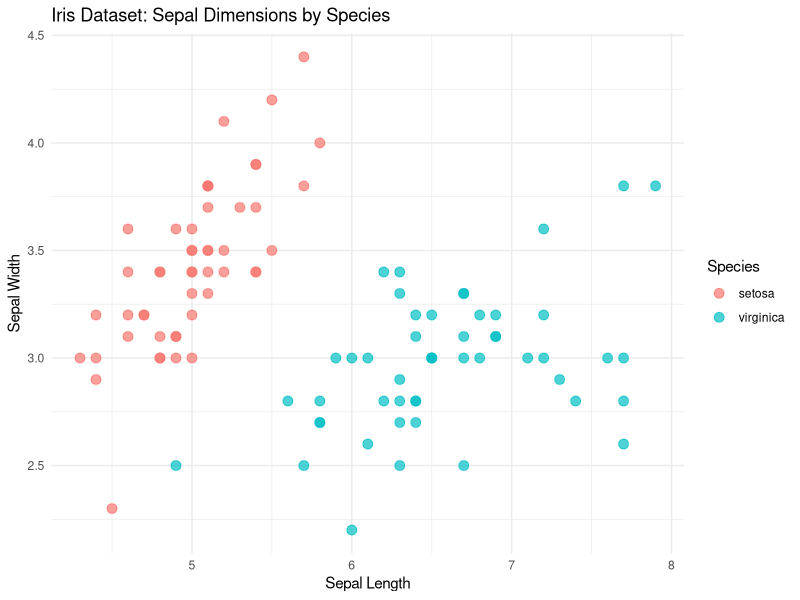
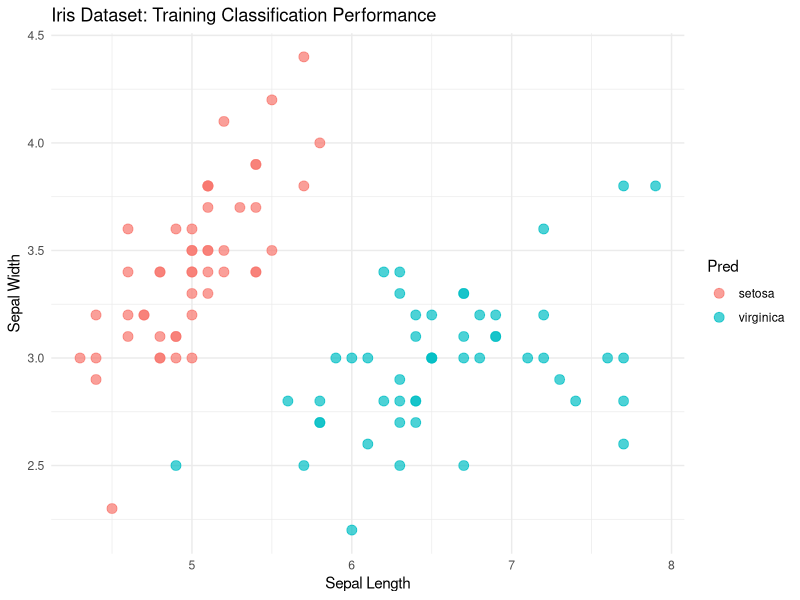
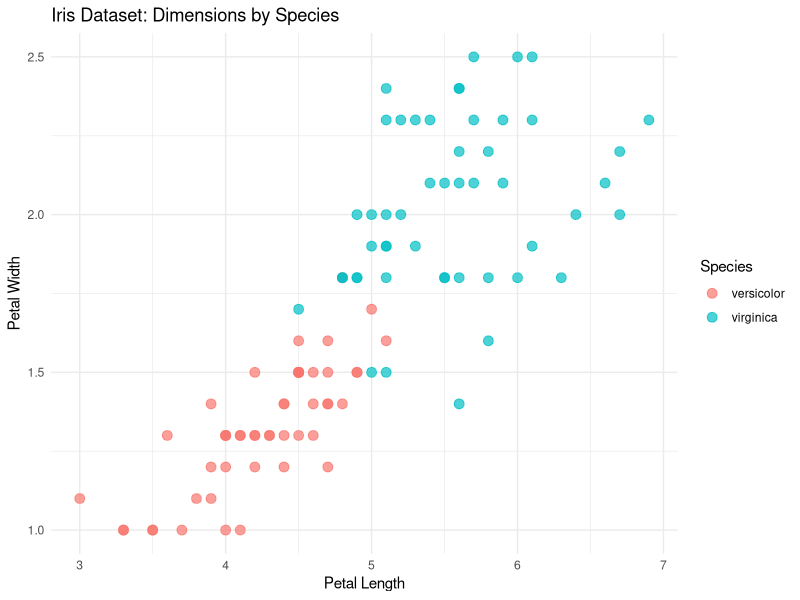
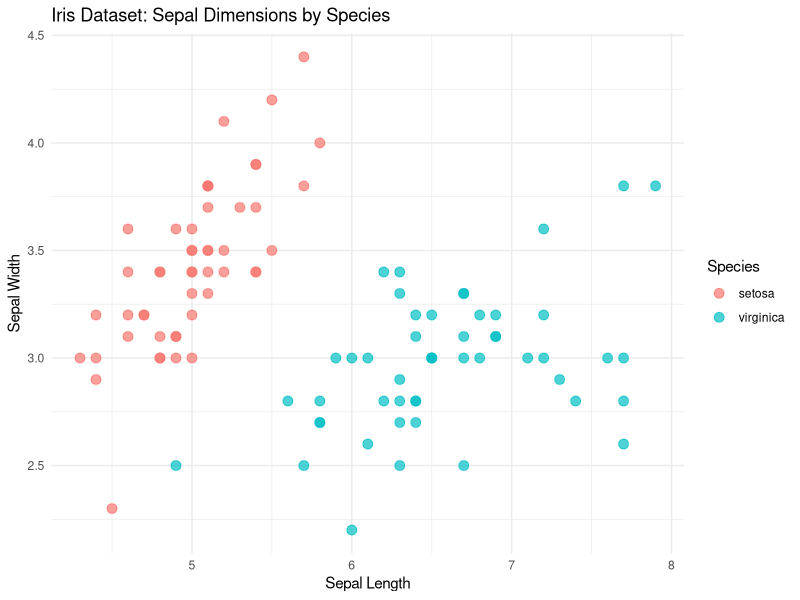
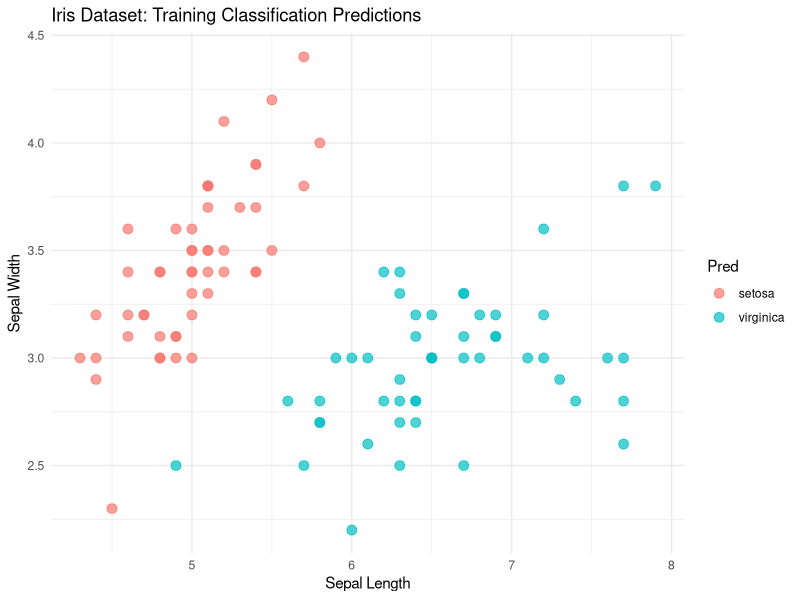
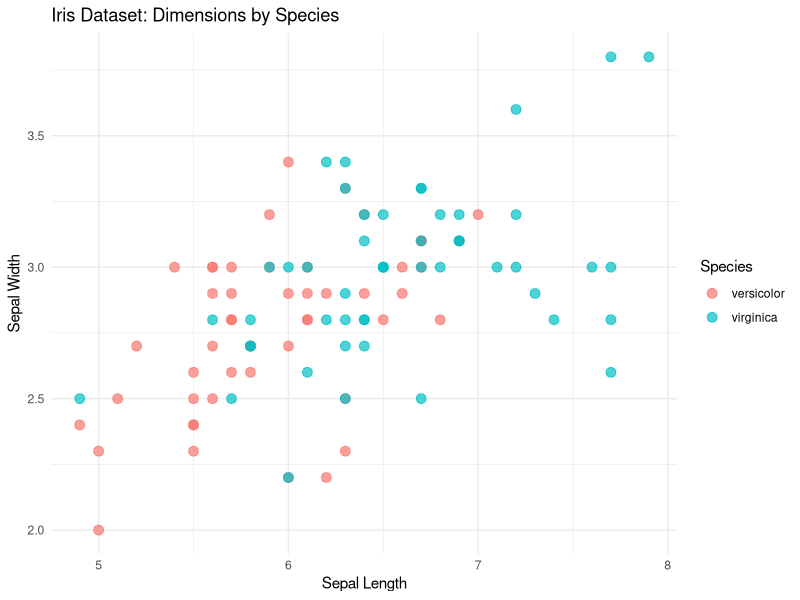

Source code (R) for these figures, in order:
## ---- chunk 1

library(ggplot2)
library(dplyr)

#Script for modelling iris species based on sepal characteristics
## Iris Dataset Modelling
#The iris dataset is composed of 50 flowers from three different species. 
#Measurements include width and length (centimeters) for petals and sepals of each flower.

#Filtering out versicolor to run a binary example
#focus is on viridis and seratosa species
mini_iris <- iris %>%
  filter(Species != 'versicolor')



### Scatter Plot of Iris dataset with Sepal Length and Width as axes
### Points are colored by their species
ggplot(mini_iris, aes(x = Sepal.Length, y = Sepal.Width, color = Species)) +
  geom_point(size = 3, alpha = 0.7) +  # Add points with some transparency
  theme_minimal() +  # Use a clean theme
  labs(
    title = "Iris Dataset: Sepal Dimensions by Species",
    x = "Sepal Length",
    y = "Sepal Width"
  )


#Objective
#Goal of this analysis is to identify features capable of distinguishing flower species with high accuracy. We achieve this task using the **logistic regression model**, focusing on 1 vs. all comparisons.


#Training logistic regression model
iris.fit <- glm(Species ~ Sepal.Length +  Sepal.Width,
                family = 'binomial',
                data = mini_iris)


#Calculating class predictions
mini_iris$Prob <- predict.glm(iris.fit,
                              mini_iris[,c('Sepal.Length','Sepal.Width')],
                              type = 'response')

#Assigning class labels
mini_iris$Pred <- ifelse(mini_iris$Prob >= 0.5,"virginica", "setosa")

#Comparing to ground truth labels
mini_iris$Result <- mini_iris$Species == mini_iris$Pred


## Visualizing Sepal dimensions by species
ggplot(mini_iris, aes(x = Sepal.Length, y = Sepal.Width, color = Pred)) +
  geom_point(size = 3, alpha = 0.7) +  # Add points with some transparency
  theme_minimal() +  # Use a clean theme
  labs(
    title = "Iris Dataset: Training Classification Performance",
    x = "Sepal Length",
    y = "Sepal Width"
  )


## Repeating analysis between Viridis and versicolor
mini_iris <- iris %>%
  filter(Species != 'setosa')
ggplot(mini_iris, aes(x = Petal.Length, y = Petal.Width, color = Species)) +
  geom_point(size = 3, alpha = 0.7) +  # Add points with some transparency
  theme_minimal() +  # Use a clean theme
  labs(
    title = "Iris Dataset: Dimensions by Species",
    x = "Petal Length",
    y = "Petal Width"
  )

iris.fit <- glm(Species ~ Sepal.Length + Sepal.Width,
                family = 'binomial',
                data = mini_iris)

iris_pred <- predict.glm(iris.fit,
                         mini_iris[,c('Sepal.Length','Sepal.Width')],
                         type = 'response')
table(mini_iris$Species == ifelse(iris_pred >= 0.5, 'virginica','versicolor'))

## ---- chunk 2
library(tidyverse)
## ---- chunk 3
head(iris)
## ---- chunk 4
mini_iris <- iris %>%
  filter(Species != 'versicolor')

ggplot(mini_iris, aes(x = Sepal.Length, y = Sepal.Width, color = Species)) +
  geom_point(size = 3, alpha = 0.7) +  # Add points with some transparency
  theme_minimal() +  # Use a clean theme
  labs(
    title = "Iris Dataset: Sepal Dimensions by Species",
    x = "Sepal Length",
    y = "Sepal Width"
  )

## ---- chunk 5

## Question: can you try using Petal length and width instead?
##Hint: how are we currently specifying what features are used in the model?
iris.fit <- glm(Species ~ Sepal.Length +  Sepal.Width,
                family = 'binomial',
                data = mini_iris)


mini_iris$Prob <- predict.glm(iris.fit,
                              mini_iris,
                              type = 'response')

##Question: Can you change the two lines below into a pipe operation?
##Hint: you will need the mutate() function and the %>% operator
mini_iris$Pred <- ifelse(mini_iris$Prob >= 0.5,"virginica", "setosa")
mini_iris$Result <- mini_iris$Species == mini_iris$Pred


table(mini_iris$Result)
## ---- chunk 6
##Question: Can you add an additional plot that shows the TRUE species labels?
#Hint: what was the name of the column storing the labels? What argument is being used to visualize the Predicted labels?
ggplot(mini_iris, aes(x = Sepal.Length, y = Sepal.Width, color = Pred)) +
  geom_point(size = 3, alpha = 0.7) +  # Add points with some transparency
  theme_minimal() +  # Use a clean theme
  labs(
    title = "Iris Dataset: Training Classification Predictions",
    x = "Sepal Length",
    y = "Sepal Width"
  )

## Running a linear regression to compare to logistic regression
mini_iris$Num_Species <- ifelse(mini_iris$Species == 'setosa', 1,2)
iris.lm <- lm(Num_Species ~ Sepal.Length +  Sepal.Width,
              data = mini_iris)

mini_iris$Num_pred <- predict.lm(iris.lm,mini_iris)

summary(mini_iris$Num_pred)

summary(mini_iris$Prob)


## ---- chunk 7

mini_iris <- iris %>%
  filter(Species != 'setosa')

##Question:can you change the plot to show Petal length and width?
##hint: aes(x = ?, y = ?)
ggplot(mini_iris, aes(x = Sepal.Length, y = Sepal.Width, color = Species)) +
  geom_point(size = 3, alpha = 0.7) +  # Add points with some transparency
  theme_minimal() +  # Use a clean theme
  labs(
    title = "Iris Dataset: Dimensions by Species",
    x = "Sepal Length",
    y = "Sepal Width"
  )

## ---- chunk 8


iris.fit <- glm(Species ~ Sepal.Length + Sepal.Width,
                family = 'binomial',
                data = mini_iris)


iris_pred <- predict.glm(iris.fit,
                         mini_iris,
                         type = 'response')


## Question: is the below function hard to read? How could we fix it?
##Hint: pipe operator
as.data.frame(table(mini_iris$Species == ifelse(iris_pred >= 0.5, 'virginica','versicolor')))
